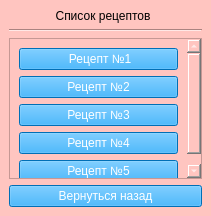
<?xml version="1.0" encoding="UTF-8"?>
<ui version="4.0">
 <class>choose</class>
 <widget class="QMainWindow" name="choose">
  <property name="geometry">
   <rect>
    <x>0</x>
    <y>0</y>
    <width>211</width>
    <height>216</height>
   </rect>
  </property>
  <property name="windowTitle">
   <string>MainWindow</string>
  </property>
  <property name="styleSheet">
   <string notr="true">background-color: rgb(255, 197, 192);
color: rgb(255, 255, 255);</string>
  </property>
  <widget class="QWidget" name="centralwidget">
   <layout class="QVBoxLayout" name="verticalLayout_2">
    <item>
     <widget class="QLabel" name="label">
      <property name="styleSheet">
       <string notr="true">color: rgb(0, 0, 0);</string>
      </property>
      <property name="text">
       <string>              Список рецептов</string>
      </property>
     </widget>
    </item>
    <item>
     <widget class="Line" name="line">
      <property name="orientation">
       <enum>Qt::Horizontal</enum>
      </property>
     </widget>
    </item>
    <item>
     <widget class="QScrollArea" name="scrollArea">
      <property name="widgetResizable">
       <bool>true</bool>
      </property>
      <widget class="QWidget" name="scrollAreaWidgetContents_3">
       <property name="geometry">
        <rect>
         <x>0</x>
         <y>0</y>
         <width>174</width>
         <height>157</height>
        </rect>
       </property>
       <layout class="QVBoxLayout" name="verticalLayout_6">
        <item>
         <widget class="QPushButton" name="pushButton">
          <property name="styleSheet">
           <string notr="true">background-color: rgb(0, 156, 255);</string>
          </property>
          <property name="text">
           <string> Рецепт №1</string>
          </property>
         </widget>
        </item>
        <item>
         <widget class="QPushButton" name="pushButton_2">
          <property name="styleSheet">
           <string notr="true">background-color: rgb(0, 156, 255);</string>
          </property>
          <property name="text">
           <string>Рецепт №2</string>
          </property>
         </widget>
        </item>
        <item>
         <widget class="QPushButton" name="pushButton_3">
          <property name="styleSheet">
           <string notr="true">background-color: rgb(0, 156, 255);</string>
          </property>
          <property name="text">
           <string>Рецепт №3</string>
          </property>
         </widget>
        </item>
        <item>
         <widget class="QPushButton" name="pushButton_4">
          <property name="styleSheet">
           <string notr="true">background-color: rgb(0, 156, 255);</string>
          </property>
          <property name="text">
           <string>Рецепт №4</string>
          </property>
         </widget>
        </item>
        <item>
         <widget class="QPushButton" name="pushButton_5">
          <property name="styleSheet">
           <string notr="true">background-color: rgb(0, 156, 255);</string>
          </property>
          <property name="text">
           <string>Рецепт №5</string>
          </property>
         </widget>
        </item>
       </layout>
      </widget>
     </widget>
    </item>
    <item>
     <widget class="QPushButton" name="pushButton_6">
      <property name="styleSheet">
       <string notr="true">background-color: rgb(0, 156, 255);</string>
      </property>
      <property name="text">
       <string>Вернуться назад</string>
      </property>
     </widget>
    </item>
   </layout>
  </widget>
 </widget>
 <resources/>
 <connections/>
</ui>
